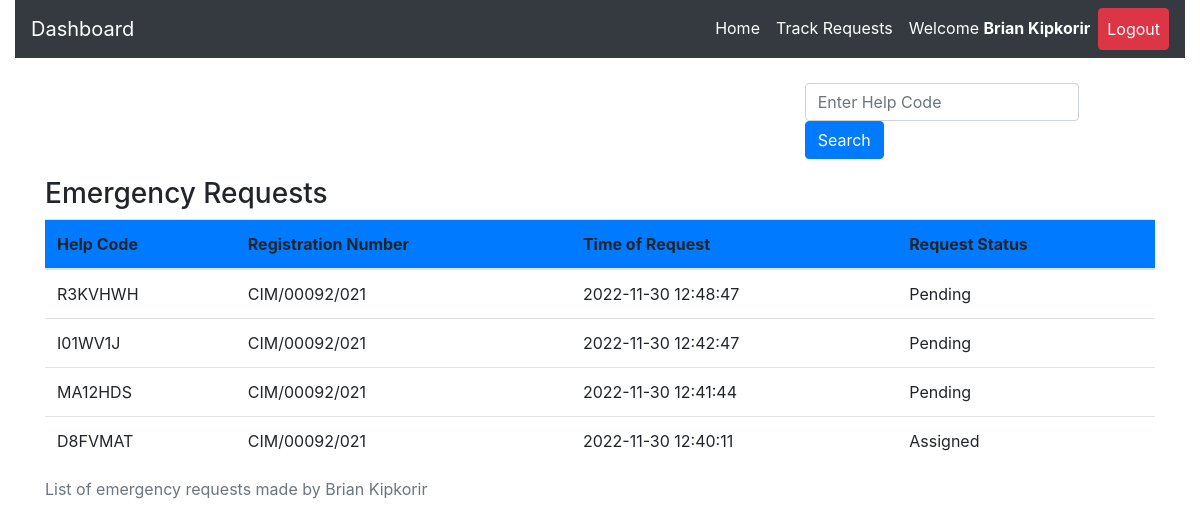
The page /track.php (signed in) on the database its author committed.
### tables this page shows
CREATE TABLE `request_status` (
  `id` int(20) NOT NULL,
  `helpID` varchar(50) NOT NULL,
  `ip_address` varchar(100) NOT NULL,
  `request_latitude` varchar(50) NOT NULL DEFAULT '0',
  `request_longitude` varchar(50) NOT NULL DEFAULT '0',
  `status` varchar(50) DEFAULT 'Pending',
  `emergency_type` varchar(50) NOT NULL,
  `manual_directions` varchar(500) DEFAULT 'N/A',
  `emergency_description` varchar(255) DEFAULT 'No Description',
  `admNo` varchar(255) NOT NULL,
  `timestamp` datetime NOT NULL DEFAULT CURRENT_TIMESTAMP
);

### track.php (the view, shortened to what this page needs)
<?php
include 'server.php';
    ?>
<!DOCTYPE html>
<html lang="en">
<head>
  <?php
include './components/header.php';
?>
  </head>
  <body>
    <?php
    include './components/navbar.php';
    ?>
<div class="container mt-4">
<div class="row border border-white">
  <div class="col-md-4"></div>
  <div class="col-md-4"></div>
  <div class="col-md-4">
  <form class="form-inline my-2 my-lg-0" method="POST" action="">
<input class="form-control mr-sm-2" type="search" name='searched_help_code' placeholder="Enter Help Code" aria-label="Search">
<button type="submit" name='search-button' class="btn btn-primary">Search</button>
</form>
  </div>
</div>
<div class="row m-2">
  <div class="col-md-12">
  </div>
</div>
<table class="table">
  <caption>List of emergency requests made by <?php  echo  $_SESSION['firstname'].' '. $_SESSION['lastname']; ?></caption>
  <thead>
      <h3>Emergency Requests</h3>
    <tr class='bg-primary'>
      <th scope="col">Help Code</th>
      <th scope="col">Registration  Number</th>
      <th scope="col">Time of Request</th>
      <th scope="col">Request Status</th>
    </tr>
  </thead>
  <tbody>
        <?php
        if($_SESSION['username']){
            $reg_num = $_SESSION['username'];
            $data_fetch_query = "SELECT * FROM `request_status` WHERE admNo='$reg_num' order by timestamp DESC LIMIT 15";
            $data_result = mysqli_query($db, $data_fetch_query);
            if ($data_result->num_rows > 0){
                while($row = $data_result->fetch_assoc()) {
            echo "<tr> <td>" .$row["helpID"].  "</td>";
            echo "<td>" .$row["admNo"]."</td>";
            echo "<td>" .$row["timestamp"]."</td>";
            echo "<td>" .$row["status"]."</td> </tr>";
            }
            }else{
            echo "<td>"."No Requests Found"."</td>";
            }
            } else{
                echo "<td>"."No Data Found"."</td>";
            }
    ?>
              </tbody>
</table>
  </body>
</html>

### rows shown on the page
request_status: helpID "R3KVHWH", admNo "CIM/00092/021", timestamp "2022-11-30 12:48:47", status "Pending"
request_status: helpID "I01WV1J", admNo "CIM/00092/021", timestamp "2022-11-30 12:42:47", status "Pending"
request_status: helpID "MA12HDS", admNo "CIM/00092/021", timestamp "2022-11-30 12:41:44", status "Pending"
request_status: helpID "D8FVMAT", admNo "CIM/00092/021", timestamp "2022-11-30 12:40:11", status "Assigned"

### other values the page prints
$_SESSION['firstname'] "Brian"
$_SESSION['lastname'] "Kipkorir"
